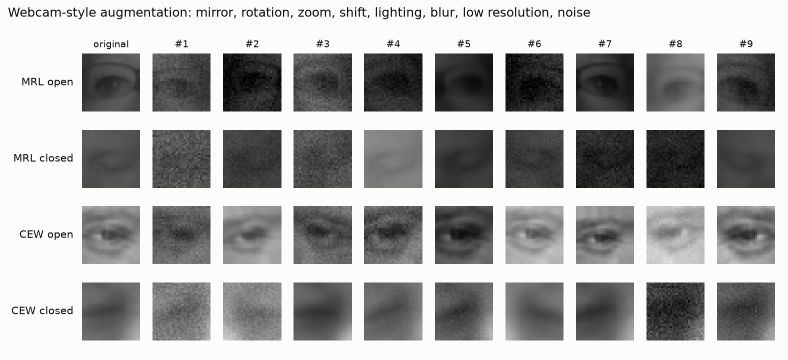
#> input picture assets/augmentation.png, 1575 x 720 px (shown at 1/2 size)
$ python -i preprocess.py   (imports and definitions only)
#> lines starting #> are read from the running program, lines starting #| are printed output that depends on the picture
"""Step 5: Eye crops and subject-wise splits for MRL Eye and CEW.

Crops
  Every eye becomes a 32x32 grayscale image (uint8). MRL crops (52-282 px) are shrunk by
  averaging pixel blocks (PIL BOX), the same way the live demo will shrink webcam eyes;
  CEW patches (24 px) are enlarged bilinearly. Non-square MRL crops are centre-cropped first.

Splits: no person appears in two splits
  MRL   37 people. A seeded search over many random assignments picks the one whose
        train / val / test shares are closest to 70 / 15 / 15% of the IMAGES, with a closed-eye
        share close to the overall one in every split, every camera present in test, and at
        least 10 / 5 / 7 people per split.
  CEW   open eyes: grouped by person (file names are LFW names, e.g. George_W_Bush_0003_L);
        closed eyes: grouped by source photo (closed_eye_0001...). Left and right eye of a face
        always stay together. Groups are shuffled into 70 / 15 / 15%.

Output
  data/processed/eyes32.npz   X, y (0 closed, 1 open), source (0 MRL, 1 CEW), split (0 train,
                              1 val, 2 test), group, and the MRL recording conditions
                              (sensor, lighting, glasses, reflections; -1 for CEW)
  assets/splits.png           images and closed-eye share per split and dataset
  assets/crops.png            what the model will see: 32x32 crops per dataset and class
"""
import re
import sys
import time
from collections import defaultdict
from pathlib import Path

import matplotlib.pyplot as plt
import numpy as np
from PIL import Image

ROOT = Path(__file__).resolve().parent.parent
sys.path.insert(0, str(ROOT))
from src.runlog import RunLog  # noqa: E402
from src.style import COLORS, finish, setup  # noqa: E402

DATA = ROOT / "data"
OUT = DATA / "processed" / "eyes32.npz"
ASSETS = ROOT / "assets"
SIZE = 32
SEED = 42
TARGET = np.array([0.70, 0.15, 0.15])
MIN_PEOPLE = np.array([10, 5, 7])  # MRL people per split: results must not hinge on 2-3 individuals
SPLITS = ["train", "val", "test"]
MRL_NAME = re.compile(r"s(\d{4})_(\d{5})_(\d)_(\d)_(\d)_(\d)_(\d)_(\d{2})\.png$")
CEW_OPEN = re.compile(r"^(.+)_\d{4}_[LR]\.jpg$")
CEW_CLOSED = re.compile(r"^(closed_eye_\d+)\.\w+_face_\d+_[LR]\.jpg$")  # source photos were .jpg, .JPG, .BMP or .png


def to_crop(path):
    """Any eye image -> SIZE x SIZE uint8: centre square, then box-average down or bilinear up."""
#> called with path = '../assets/augmentation.png'
    img = Image.open(path).convert("L")
    w, h = img.size
#> w = 1575; h = 720
    side = min(w, h)
#> side = 720
    img = img.crop(((w - side) // 2, (h - side) // 2, (w - side) // 2 + side, (h - side) // 2 + side))
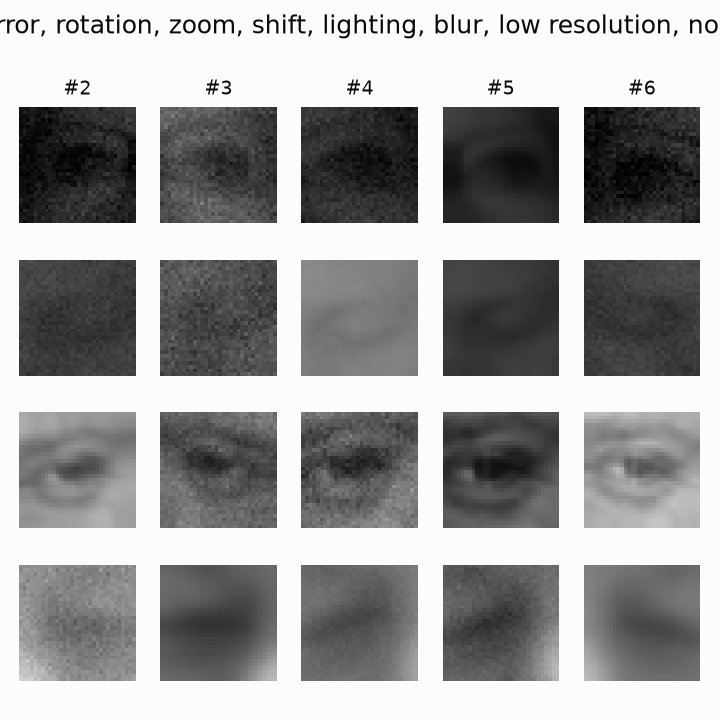
#> img: PIL image 720x720 L; min 0, max 252, mean 161.7
    method = Image.Resampling.BOX if side >= SIZE else Image.Resampling.BILINEAR
#> method = 4
    return np.asarray(img.resize((SIZE, SIZE), method), dtype=np.uint8), w != h


# [149 lines left out: functions load, split_mrl, split_cew, report, plot_splits, plot_crops and 1 more, not called in this run]


# [2 lines not run here, left out]

>>> result = to_crop('../assets/augmentation.png')
